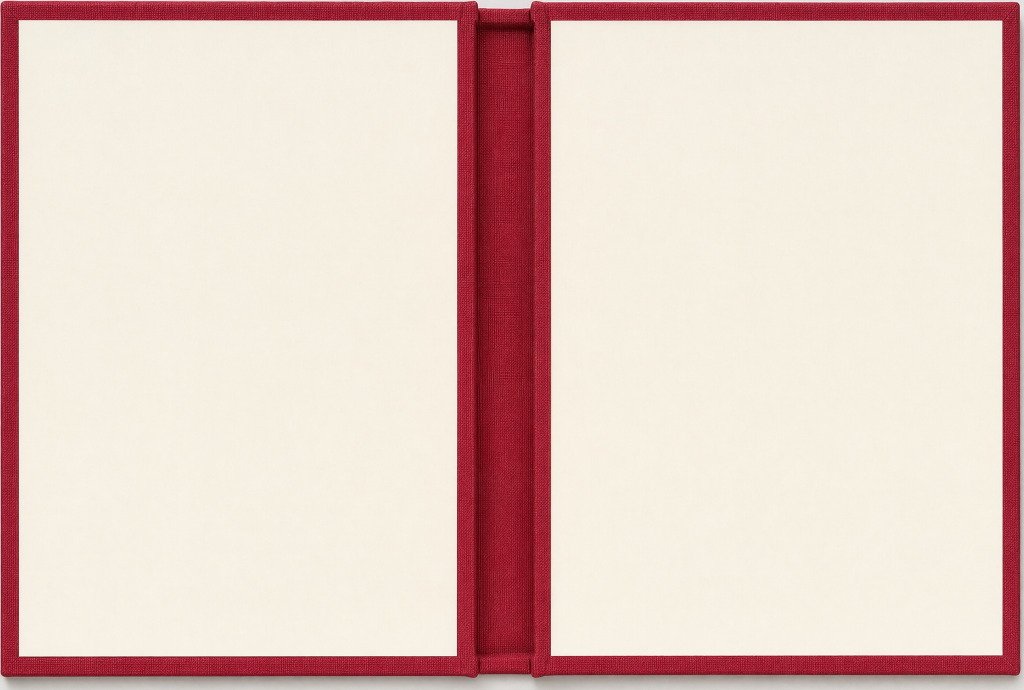
#> input picture eidoverse/assets/book_janus/lining.jpg, 2048 x 1380 px (shown at 1/2 size)
$ python sheet.py --out out.png ../../../assets/book_janus/lining.jpg
#> lines starting #> are read from the running program, lines starting #| are printed output that depends on the picture
"""A row of pictures with a title, for the detail package's view sheets (tests/detail/views.mjs). Pictures only: no
number is computed here, so it runs in any Python with Pillow (the system's, whose user site holds it; Blender's
bundled Python has none).

    python eidoverse/terrain/tests/detail/sheet.py --out <png> [--title T] <png> [<png> ...]

A missing picture is drawn as a grey panel saying so. Each panel is scaled to 640 pixels wide.
"""
import argparse
import os
import site
import sys

sys.dont_write_bytecode = True
sys.path.append(site.getusersitepackages())                  # Pillow, where it lives in the user's site
from PIL import Image, ImageDraw  # noqa: E402

W = 640


def panel(path):
#> called with path = '../../../assets/book_janus/lining.jpg'
    if path and os.path.exists(path):
        im = Image.open(path).convert('RGB')
#> im is the input picture: PIL image 2048x1380 RGB; mean R, G, B 227.6, 202, 194.2
        return im.resize((W, round(im.height * W / im.width)))
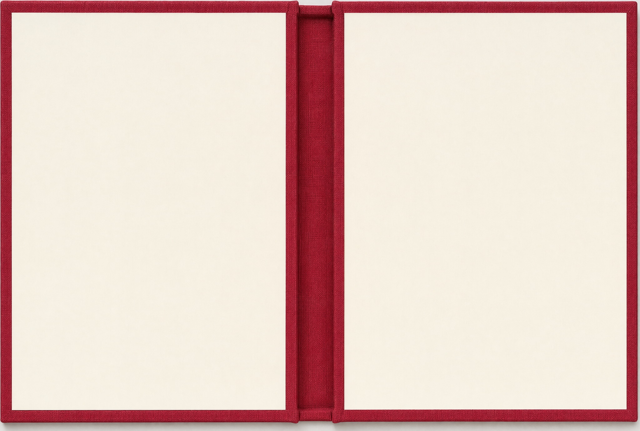
#> returned value: PIL image 640x431 RGB; mean R, G, B 227.6, 202, 194.2
    im = Image.new('RGB', (W, 360), (90, 90, 90))
    ImageDraw.Draw(im).text((12, 12), f'not rendered: {os.path.basename(path or "")}', fill=(230, 230, 230))
    return im


def main():
    ap = argparse.ArgumentParser(description=__doc__.split('\n\n')[0])
    ap.add_argument('--out', required=True)
    ap.add_argument('--title', default='')
    ap.add_argument('pictures', nargs='+')
    a = ap.parse_args()
    ims = [panel(p) for p in a.pictures]
#> ims = 1 item
    h = max(im.height for im in ims)
#> h = 431
    top = 28 if a.title else 0
    sheet = Image.new('RGB', (W * len(ims) + 8 * (len(ims) - 1), h + top + 22), (20, 20, 20))
#> sheet: PIL image 640x453 RGB; every value is 20
    d = ImageDraw.Draw(sheet)
    if a.title:
        d.text((8, 8), a.title, fill=(235, 235, 235))
    for k, (im, p) in enumerate(zip(ims, a.pictures)):
        x = k * (W + 8)
        sheet.paste(im, (x, top))
        d.text((x + 6, top + h + 5), os.path.basename(p), fill=(200, 200, 200))
#> this loop made 1 pass
#> (p, x) on pass 1: ('../../../assets/book_janus/lining.jpg', 0)
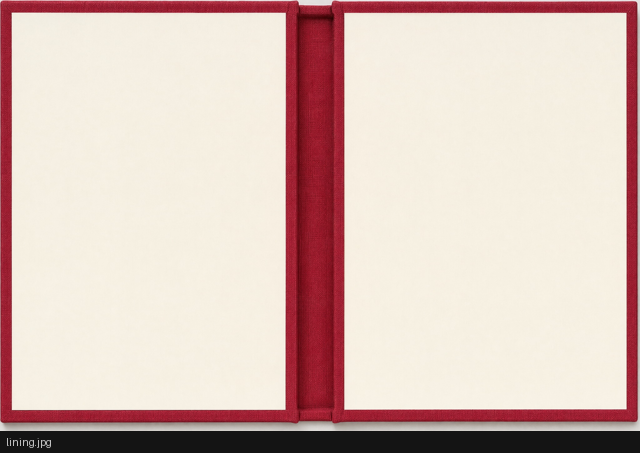
#> sheet: PIL image 640x453 RGB; mean R, G, B 217.5, 193.2, 185.8
    os.makedirs(os.path.dirname(os.path.abspath(a.out)) or '.', exist_ok=True)
    sheet.save(a.out)
    print(f'[sheet] {a.out}')


if __name__ == '__main__':
    main()
